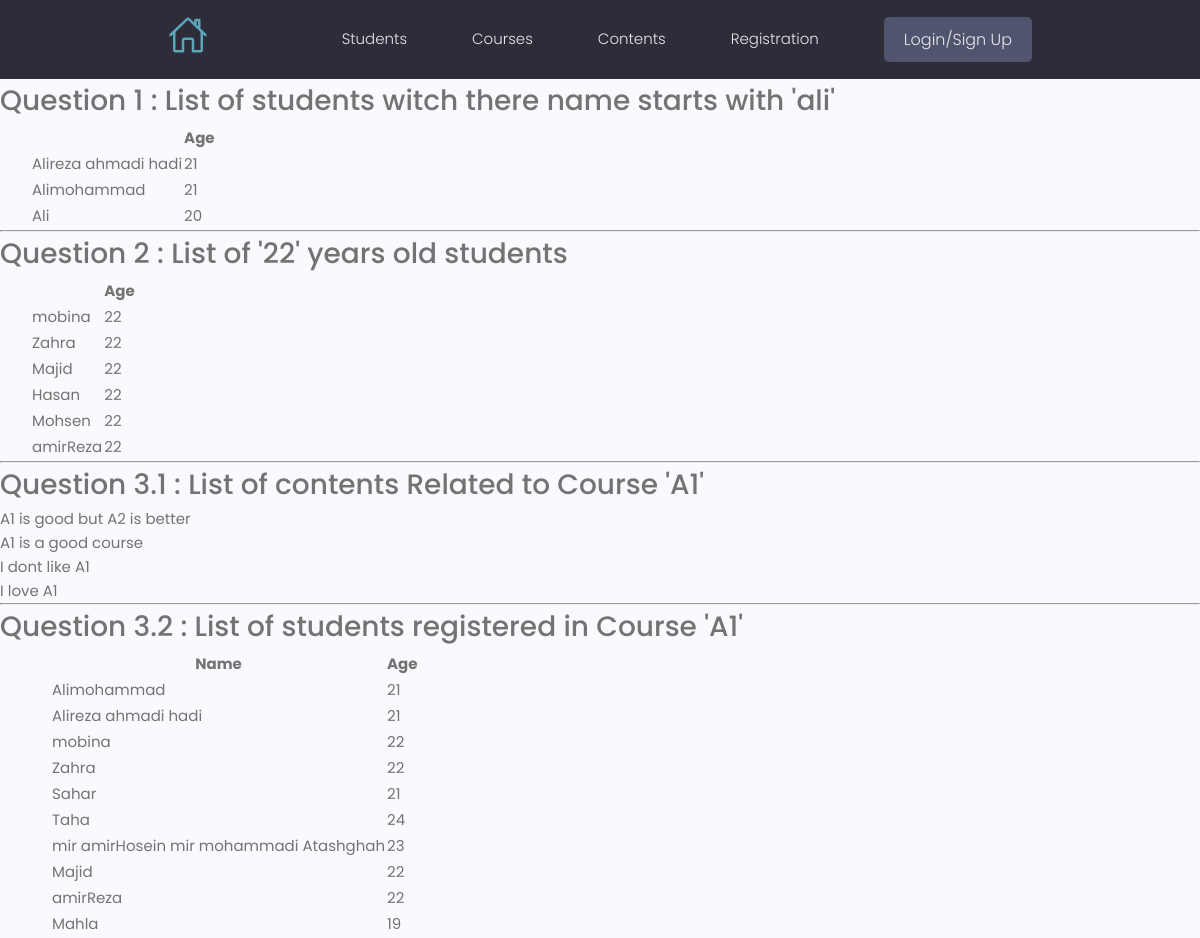
Before: /practice-3/ with the older database file.
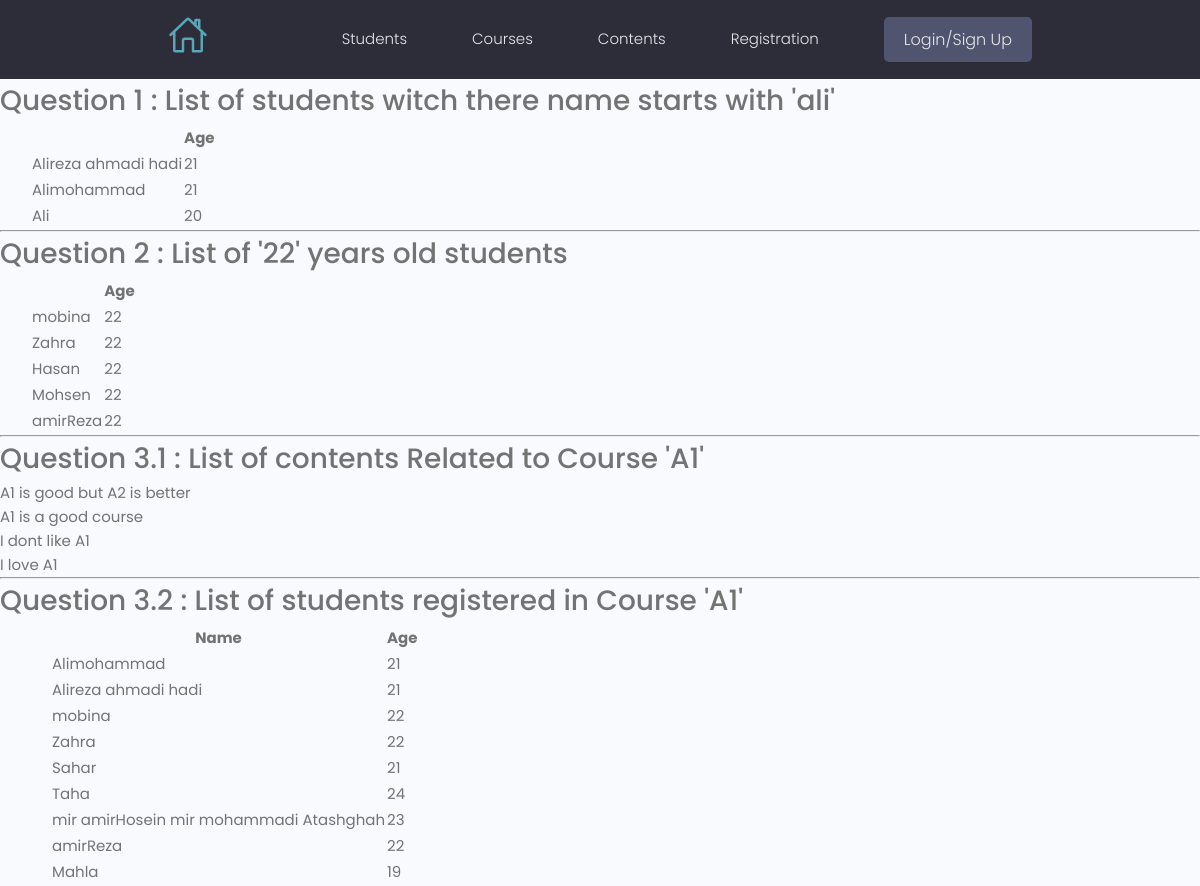
After: the same page with the newer database file.
### projects/models.py (models this page shows, shortened)
class student(models.Model):
    id = models.UUIDField(default=uuid.uuid4, primary_key=True, unique=True, editable=False)
    name = models.CharField(max_length=50, blank=True)
    age = models.IntegerField(default=0, blank=True)
    studentNumber = models.IntegerField(default=0, blank=True)
    student_image = models.ImageField(null=True, blank=True, default="default.jpg")
    created = models.DateTimeField(auto_now_add=True)

class content(models.Model):
    id = models.UUIDField(default=uuid.uuid4, primary_key=True, unique=True, editable=False)
    des = models.CharField(max_length=2000, blank=True)
    created = models.DateTimeField(auto_now_add=True)

### projects/views.py (the view)
# urls.py: path('practice-3/', views.practice_three, name="practice_3"),
def practice_three(request):
    Q1students = student.objects.filter(name__startswith='ali')
    Q2students = student.objects.filter(age=22)
    contents = course.objects.get(name='A1').content.all()
    courseID = course.objects.get(name='A1').id
    Registration = registration.objects.filter(courseID=courseID)
    Q3students = []
    for i in Registration:
        Q3students.append(i.studentID)
    context = {'Q1students': Q1students,
               'Q2students': Q2students,
               'contents': contents,
               'Q3students': Q3students,
               }
    return render(request, 'projects/Practice_3/Practice_3.html', context)

### projects/templates/projects/Practice_3/Practice_3.html
{% extends 'main.html' %}
{% block content %}
<h4>Question 1 : List of students witch there name starts with 'ali' </h4>
<div style="margin-left:30px ;">
    <table>
        <tr>
            <th></th>
            <th>Age</th>
        </tr>
        {% for student in Q1students %}
        <tr>
            <td>{{student.name}}</td>
            <td>{{student.age}}</td>
        </tr>
        {% endfor %}
    </table>
</div>
<hr>
<h4>Question 2 : List of '22' years old students </h4>
<div style="margin-left:30px ;">
    <table>
        <tr>
            <th></th>
            <th>Age</th>
        </tr>
        {% for student in Q2students %}
        <tr>
            <td>{{student.name}}</td>
            <td>{{student.age}}</td>
        </tr>
        {% endfor %}
    </table>
</div>
<hr>
<h4>Question 3.1 : List of contents Related to Course 'A1' </h4>
<ul>
    {% for content in contents %}
    <li>{{content.des}}</li>
    {% endfor %}
</ul>
<hr>
<h4>Question 3.2 : List of students registered in Course 'A1' </h4>
<div style="margin-left:50px ;">
    <table>
        <tr>
            <th>Name</th>
            <th>Age</th>
        </tr>
        {% for student in Q3students %}
        <tr>
            <td>{{student.name}}</td>
            <td>{{student.age}}</td>
        </tr>
        {% endfor %}
    </table>
</div>
{% endblock %}

Changed rows visible on the page:
removed student: name "Majid", age "22"
